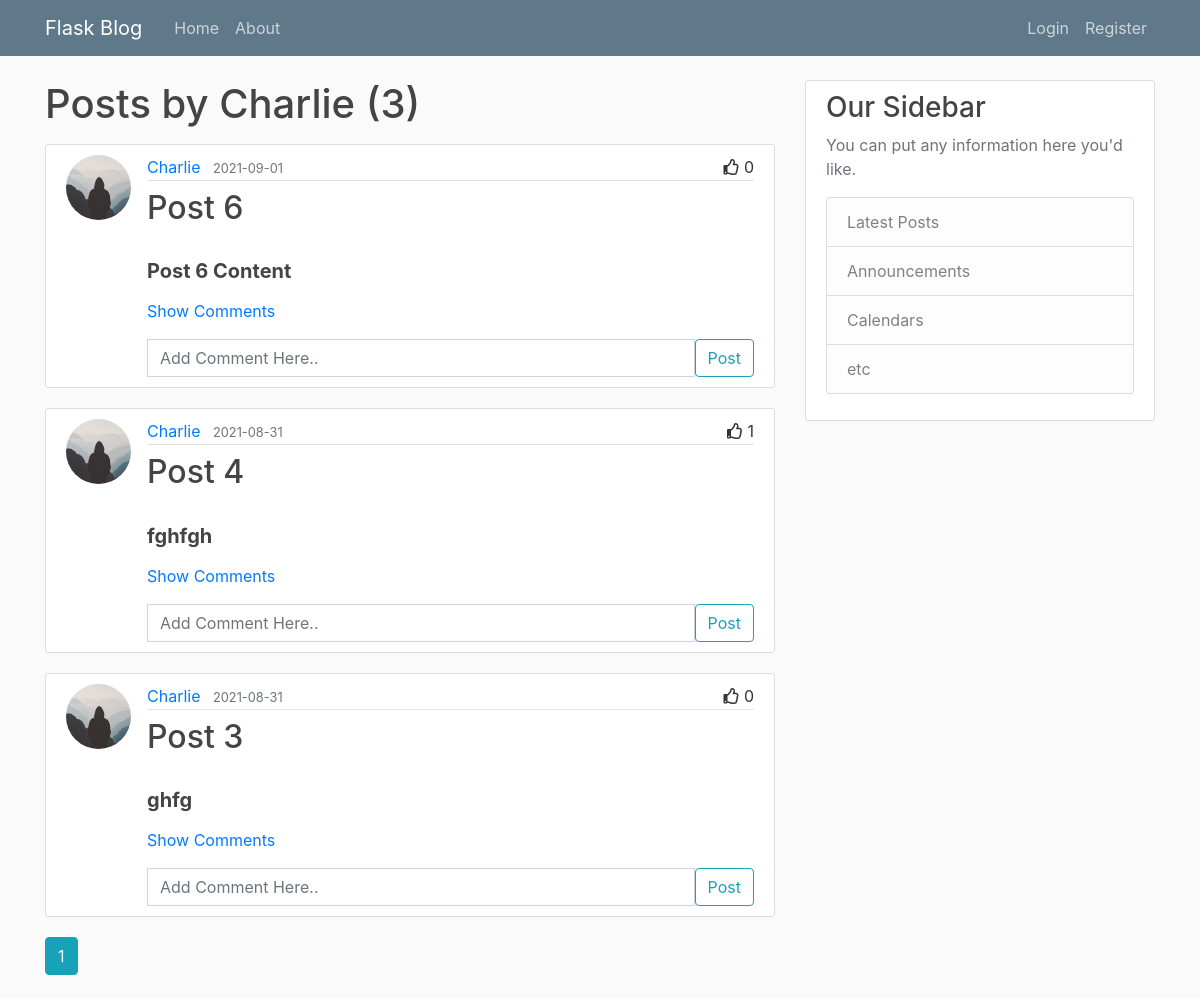
Page /user/charlie on the earlier database version.
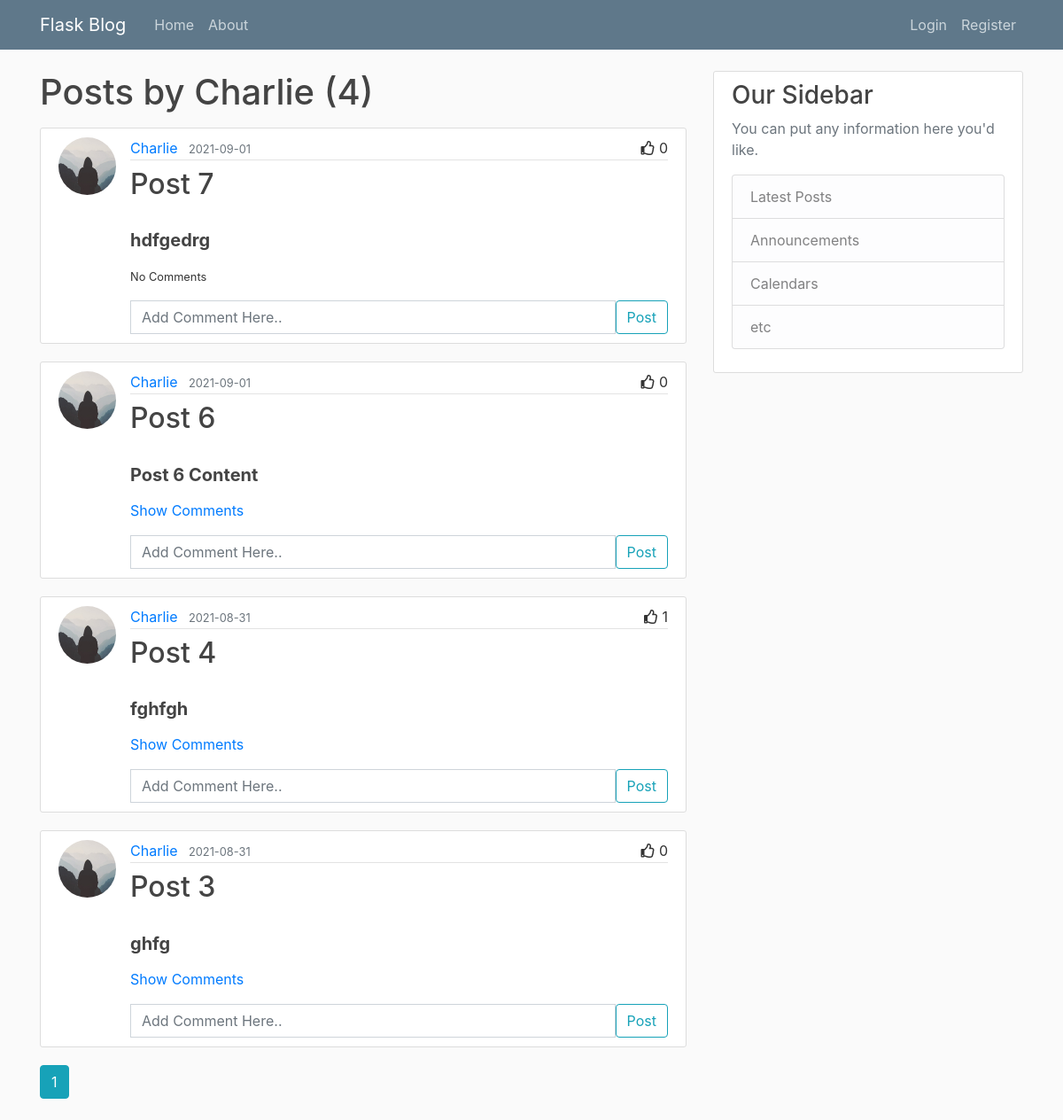
Same page on the later database version.
### flaskblog/models.py (models this page shows, shortened)
class User(db.Model, UserMixin):
    id          = db.Column(db.Integer, primary_key=True)
    username    = db.Column(db.String(20), unique=True, nullable=False)
    email       = db.Column(db.String(120), unique=True, nullable=False)
    image_file  = db.Column(db.String(20), nullable=False, default='default.jpg')
    password    = db.Column(db.String(60), nullable=False)
    updated_on  = db.Column(db.DateTime, default=datetime.utcnow, onupdate=datetime.utcnow)
    posts       = db.relationship('Post', backref='author', lazy=True, cascade='all, delete, delete-orphan')
    comments    = db.relationship('Comment', backref='user', cascade='all, delete, delete-orphan')
    likes       = db.relationship('Like', backref='user', cascade='all, delete, delete-orphan')

class Post(db.Model):
    id          = db.Column(db.Integer, primary_key=True)
    title       = db.Column(db.String(100), nullable=False)
    date_posted = db.Column(db.DateTime, nullable=False, default=datetime.utcnow)
    date_updated= db.Column(db.DateTime, default=datetime.utcnow, onupdate=datetime.utcnow)
    content     = db.Column(db.Text, nullable=False)
    user_id     = db.Column(db.Integer, db.ForeignKey('user.id', ondelete="CASCADE"), nullable=False)
    comments    = db.relationship('Comment', backref='post', cascade='all, delete, delete-orphan')
    likes       = db.relationship('Like', backref='post', cascade='all, delete, delete-orphan')

### flaskblog/accounts/routes.py (the view)
@accounts.route("/user/<string:username>", methods=['GET', 'POST'])
def user_posts(username):
    page = request.args.get('page', 1, type=int)
    user = User.query.filter_by(username=username).first_or_404()
    posts = Post.query\
        .filter_by(author=user)\
        .order_by(Post.date_posted.desc())\
        .paginate(page=page, per_page=5)
    form = CommentForm()
    create_comment(form)
    return render_template('accounts/user_posts.html', posts=posts, user=user, form=form)

### flaskblog/posts/forms.py
class CommentForm(FlaskForm):
    text    = StringField('text', validators=[DataRequired()], render_kw={"placeholder": "Add Comment Here.."})
    postid  = HiddenField('postid', validators=[DataRequired()])
    submit  = SubmitField('Post')

### flaskblog/posts/utils.py (called while the page is built)
def create_comment(form, redirect_url='main.home'):
    if form.validate_on_submit():
        post = Post.query.filter_by(id=form.postid.data).first()
        comment = Comment(text=form.text.data, user=current_user, post=post)
        db.session.add(comment)
        db.session.commit()
        flash('Comment created!', 'success')
        form.text.data = ''
        return redirect(url_for(redirect_url))

### flaskblog/templates/accounts/user_posts.html
{% extends "base/base.html" %}
{% block content %}
	<h1 class="mb-3">Posts by {{user.username|title}} ({{ posts.total }}) </h1>
  {% for post in posts.items %}
    {% include "posts/post.html" %}
  {% endfor %}
  {% for page_num in posts.iter_pages(left_edge=1, right_edge=1, left_current=1, right_current=2) %}
    {% if page_num %}
      {% if posts.page == page_num %}
        <a class="btn btn-info mb-4" href="{{ url_for('accounts.user_posts', username=user.username, page=page_num) }}">{{ page_num }}</a>
      {% else %}
        <a class="btn btn-outline-info mb-4" href="{{ url_for('accounts.user_posts', username=user.username, page=page_num) }}">{{ page_num }}</a>
      {% endif %}
    {% else %}
      ...
    {% endif %}
  {% endfor %}
{% endblock content %}

### flaskblog/templates/base/base.html (shortened to what this page needs)
<!DOCTYPE html>
<html>
<head>
  <link rel="stylesheet" href="https://maxcdn.bootstrapcdn.com/bootstrap/4.0.0/css/bootstrap.min.css">
  <link rel="stylesheet" href="https://cdnjs.cloudflare.com/ajax/libs/font-awesome/5.15.4/css/all.min.css" />
  <link rel="stylesheet" type="text/css" href="{{ url_for('static', filename='style.css') }}">
</head>
<body>
  <header class="site-header">
    <nav class="navbar navbar-expand-md navbar-dark bg-steel fixed-top">
      <div class="container">
        <a class="navbar-brand mr-4" href="/">Flask Blog</a>
        <div class="collapse navbar-collapse" id="navbarToggle">
          <div class="navbar-nav mr-auto">
            <a class="nav-item nav-link" href="{{ url_for('main.home') }}">Home</a>
            <a class="nav-item nav-link" href="{{ url_for('main.about') }}">About</a>
          </div>
          <div class="navbar-nav">
            {% if current_user.is_authenticated %}
              <a class="nav-item nav-link" href="{{ url_for('posts.create_post') }}">New Post</a>
              <a class="nav-item nav-link" href="{{ url_for('accounts.account') }}">Account</a>
              <a class="nav-item nav-link" href="{{ url_for('accounts.logout') }}">Logout</a>
            {% else %}
              <a class="nav-item nav-link" href="{{ url_for('accounts.login') }}">Login</a>
              <a class="nav-item nav-link" href="{{ url_for('accounts.register') }}">Register</a>
            {% endif %}
          </div>
        </div>
      </div>
    </nav>
  </header>
  <main role="main" class="container">
    <div class="row">
      <div class="col-md-8">
        {% block content %}{% endblock content %}
      </div>
      <div class="col-md-4">
        <div class="content-section">
          <h3>Our Sidebar</h3>
          <p class='text-muted'>You can put any information here you'd like.
            <ul class="list-group">
              <li class="list-group-item list-group-item-light">Latest Posts</li>
              <li class="list-group-item list-group-item-light">Announcements</li>
              <li class="list-group-item list-group-item-light">Calendars</li>
              <li class="list-group-item list-group-item-light">etc</li>
            </ul>
          </p>
        </div>
      </div>
    </div>
  </main>
</body>
</html>

### flaskblog/templates/posts/post.html (shortened to what this page needs)
<article class="media content-section">
  <img src="{{ url_for('static', filename='profile_pics/' + post.author.image_file) }}"
  class="rounded-circle article-img">
  <div class="media-body">
    <div class="article-metadata d-flex justify-content-between align-items-center mb-2">
      <div>
        <a class="mr-2" href="{{ url_for('accounts.user_posts', username=post.author.username) }}">
          {{ post.author.username|title }}
        </a>
        <small class="text-muted">
          {{ post.date_posted.strftime('%Y-%m-%d') }}
        </small>
      </div>
      <div>
        {% if current_user in post.likes|map(attribute="user")|list %}
        <i
          class="fas fa-thumbs-up"
          id="like-button-{{post.id}}"
          onclick="like({{post.id}})"
        ></i>
        {% else %}
        <i
          class="far fa-thumbs-up"
          id="like-button-{{post.id}}"
          onclick="like({{post.id}})"
        ></i>
        {% endif %}
        <span id="likes-count-{{post.id}}">{{ post.likes|count }}</span>
      </div>
    </div>
    <h2 class="article-title">
        {{ post.title }}
    </h2>
    <h5 class="article-content mb-3">
      <strong>{{ post.content }}</strong>
    </h5>
    {% include 'posts/post_comments.html' %}
    {% include 'posts/post_comment_form.html' %}
  </div>
</article>

### flaskblog/templates/posts/post_comments.html (shortened to what this page needs)
<div class="mb-3">
  {% if post.comments|length > 0 %}
    <div  class="mb-3">
      <a data-toggle="collapse" href="#collapse{{post.id}}" role="button">
        Show Comments
      </a>
    </div>
  {% else %}
    <small>No Comments</small>
  {% endif %}
</div>

### flaskblog/templates/posts/post_comment_form.html (shortened to what this page needs)
<form class="input-group" method="POST" action="">
        {% if form.text.errors %}
          {{ form.text(class="form-control is-invalid") }}
          <div class="invalid-feedback">
            {% for error in form.text.errors %}
              <span>{{ error }}</span>
            {% endfor %}
          </div>
        {% else %}
          {{ form.text(class="form-control") }}
        {% endif %}
      {{ form.submit(class="btn btn-outline-info") }}
  </form>

### flaskblog/static/style.css (style rules this page uses)
body { background: #fafafa; color: #333333; margin-top: 5rem; }
h1, h2, h3, h4, h5, h6 { color: #444444; }
.bg-steel { background-color: #5f788a; }
.site-header .navbar-nav .nav-link { color: #cbd5db; }
.content-section { background: #ffffff; padding: 10px 20px; border: 1px solid #dddddd; border-radius: 3px; margin-bottom: 20px; }
.article-title { color: #444444; }
.article-content { white-space: pre-line; }
.article-img { height: 65px; width: 65px; margin-right: 16px; }
.article-metadata { padding-bottom: 1px; margin-bottom: 4px; border-bottom: 1px solid #e3e3e3 }

Differences in the rows shown:
added Post: image_file (placeholder picture), author.username "Charlie", date_posted "2021-09-01", likes|count "0", title "Post 7", content "hdfgedrg", shows "No Comments"
Other differences:
{{ posts.total }}: "3" → "4"
